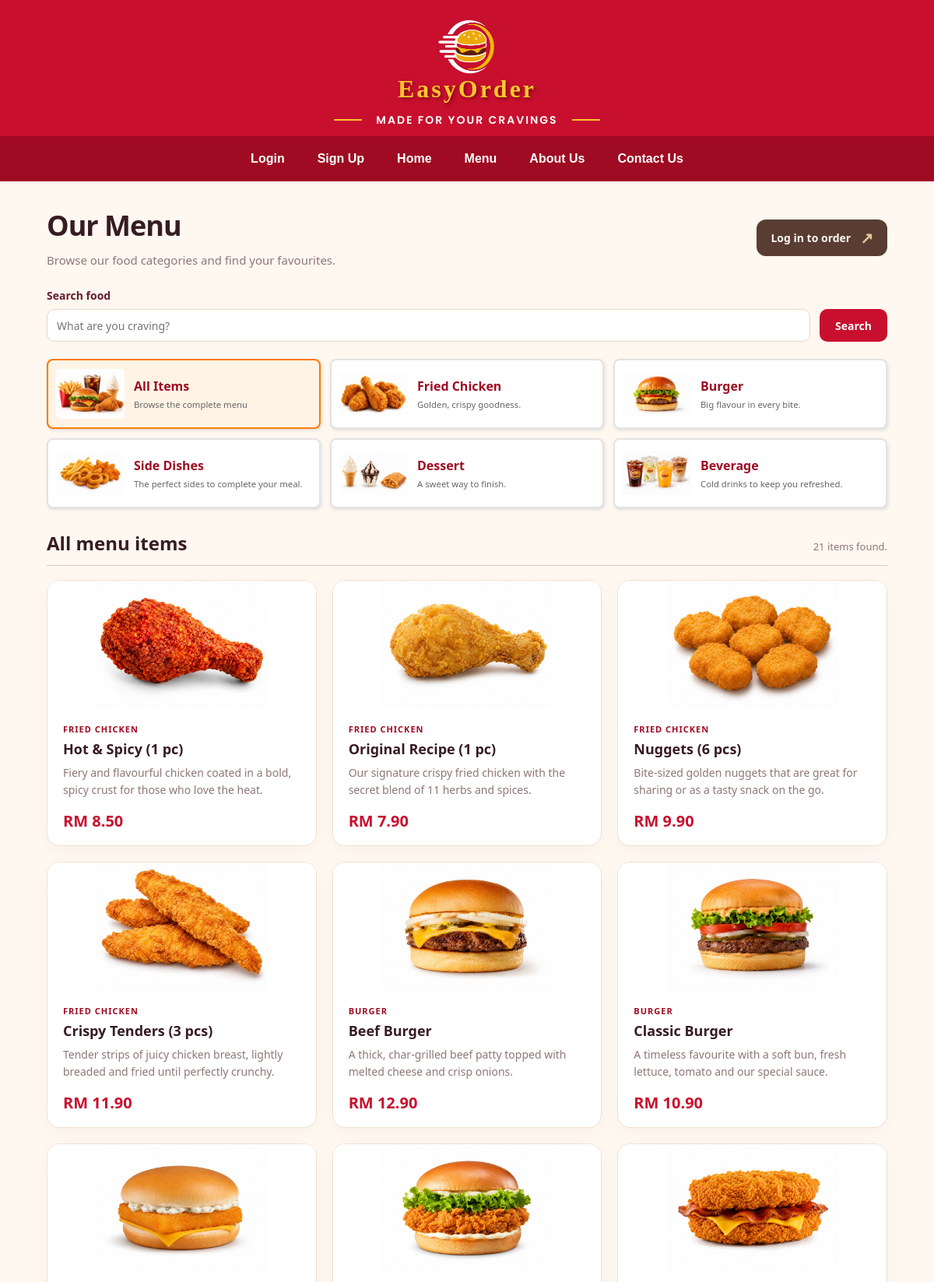
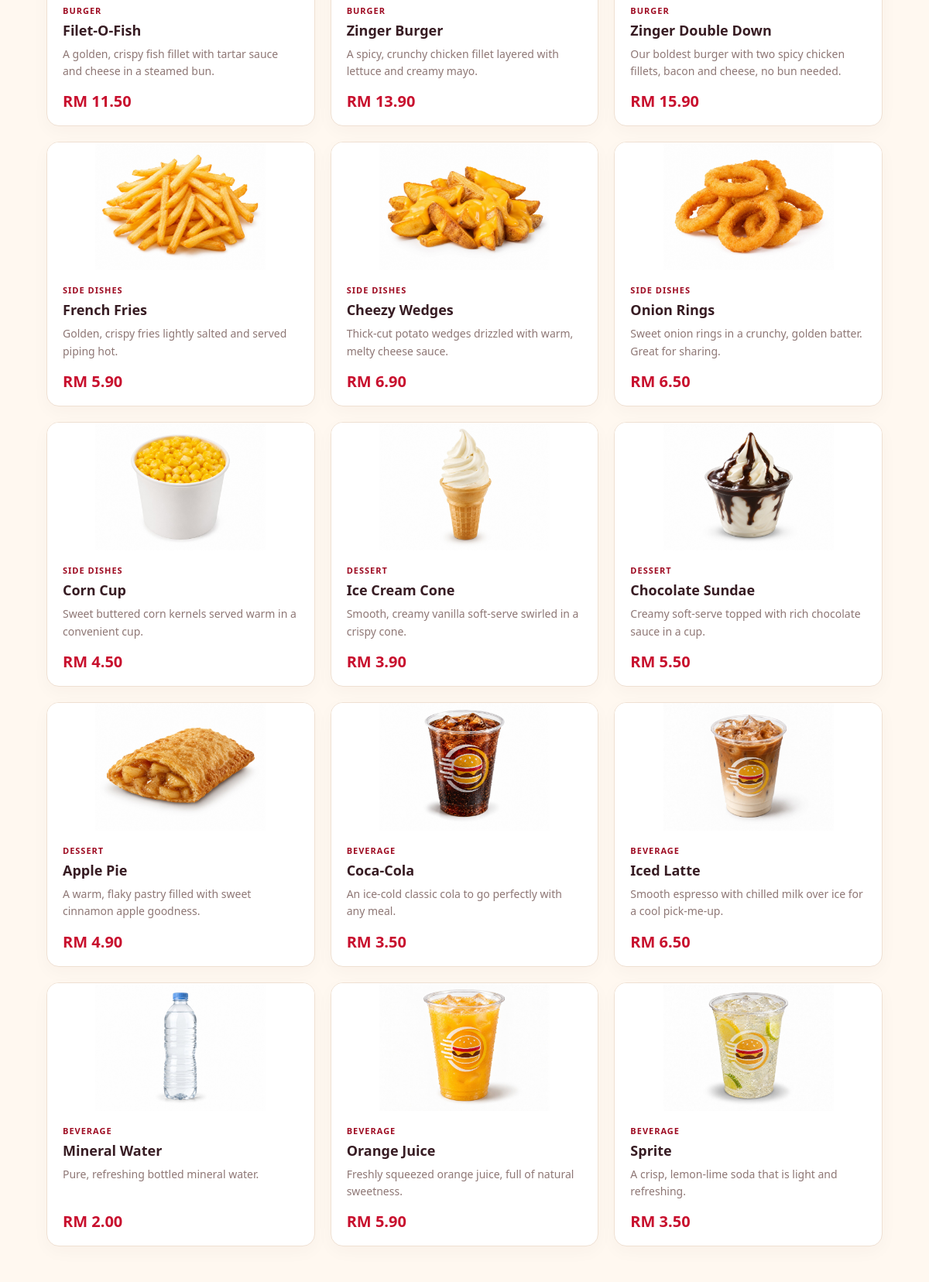
Page /guest_menu.php (upper part) on the committed database (2 pictures, top to bottom).
### tables this page shows
CREATE TABLE `category` (
  `category_id` char(5) NOT NULL,
  `category_name` varchar(50) NOT NULL,
  `category_desc` varchar(100) NOT NULL,
  `category_status` varchar(10) NOT NULL,
  `category_isDelete` int(1) NOT NULL DEFAULT 0
);

CREATE TABLE `product` (
  `product_id` char(5) NOT NULL,
  `product_name` varchar(100) NOT NULL,
  `product_desc` varchar(255) NOT NULL DEFAULT '',
  `product_image` varchar(255) NOT NULL DEFAULT 'image/logo.jpg',
  `product_category` varchar(50) NOT NULL,
  `product_price` decimal(5,2) NOT NULL,
  `product_stock` int(4) NOT NULL,
  `product_status` varchar(20) NOT NULL,
  `product_isDelete` int(1) NOT NULL DEFAULT 0
);

### product_catalog_helpers.php (called while the page is built, shortened)
<?php
function catalog_h($value)
{
	return htmlspecialchars((string)$value,ENT_QUOTES,"UTF-8");
}
function catalog_product_image($stored_path)
{
	$path = str_replace("\\","/",trim((string)$stored_path));
	if(preg_match("#^image/[A-Za-z0-9._-]+$#",$path)===1)
	{
		return $path;
	}
	return "image/logo.jpg";
}
function catalog_public_categories($connect)
{
	$images = array(
		"Fried Chicken" => array("cat-chicken.jpg","Golden, crispy goodness."),
		"Burger" => array("cat-burger.jpg","Big flavour in every bite."),
		"Side Dishes" => array("cat-sides.jpg","The perfect sides to complete your meal."),
		"Dessert" => array("cat-dessert.jpg","A sweet way to finish."),
		"Beverage" => array("cat-beverage.jpg","Cold drinks to keep you refreshed.")
	);
	$result = mysqli_query($connect,"SELECT category_id,category_name FROM category
		WHERE category_isDelete=0 AND category_status='Active'
		AND category_name IN ('Fried Chicken','Burger','Side Dishes','Dessert','Beverage')
		ORDER BY FIELD(category_name,'Fried Chicken','Burger','Side Dishes','Dessert','Beverage')");
	$categories = array();
	while($category = mysqli_fetch_assoc($result))
	{
		$meta = $images[$category["category_name"]];
		$category["image"] = "image/".$meta[0];
		$category["description"] = $meta[1];
		$categories[] = $category;
	}
	return $categories;
}

### guest_menu.php (the view, shortened to what this page needs)
<?php
require_once(__DIR__."/customer_navigation.php");
require_once(__DIR__."/product_catalog_helpers.php");
$categories = catalog_public_categories($connect);
$category_lookup = array();
foreach($categories as $category) $category_lookup[$category["category_id"]] = $category;
$requested_category = isset($_GET["category"]) && is_string($_GET["category"]) ? trim($_GET["category"]) : "";
$selected_category = isset($category_lookup[$requested_category]) ? $requested_category : "";
$search_input = isset($_GET["search"]) && is_string($_GET["search"]) ? trim($_GET["search"]) : "";
$search_error = strlen($search_input)>100 ? "Search terms must contain 100 characters or fewer." : "";
$search_term = $search_error==="" ? $search_input : "";
$stmt = mysqli_prepare($connect,"SELECT p.product_name,p.product_desc,p.product_image,p.product_category,p.product_price
	FROM product p INNER JOIN category c ON c.category_name=p.product_category
	WHERE p.product_isDelete=0 AND p.product_status IN ('Active','Out of Stock')
	AND c.category_isDelete=0 AND c.category_status='Active'
	AND c.category_name IN ('Fried Chicken','Burger','Side Dishes','Dessert','Beverage')
	AND (?='' OR c.category_id=?)
	AND (?='' OR p.product_name LIKE CONCAT('%',?,'%') OR p.product_desc LIKE CONCAT('%',?,'%'))
	ORDER BY FIELD(c.category_name,'Fried Chicken','Burger','Side Dishes','Dessert','Beverage'),
	CASE p.product_name
		WHEN 'Hot & Spicy (1 pc)' THEN 1
		WHEN 'Original Recipe (1 pc)' THEN 2
		WHEN 'Nuggets (6 pcs)' THEN 3
		WHEN 'Crispy Tenders (3 pcs)' THEN 4
		WHEN 'French Fries' THEN 1
		WHEN 'Cheezy Wedges' THEN 2
		WHEN 'Onion Rings' THEN 3
		WHEN 'Corn Cup' THEN 4
		WHEN 'Ice Cream Cone' THEN 1
		WHEN 'Chocolate Sundae' THEN 2
		WHEN 'Apple Pie' THEN 3
		ELSE 1000
	END,p.product_name");
mysqli_stmt_bind_param($stmt,"sssss",$selected_category,$selected_category,$search_term,$search_term,$search_term);
mysqli_stmt_execute($stmt);
$result = mysqli_stmt_get_result($stmt);
$products = mysqli_fetch_all($result,MYSQLI_ASSOC);
$result_title = $selected_category!=="" ? $category_lookup[$selected_category]["category_name"] : "All menu items";
?>
<!DOCTYPE html>
<html lang="en">
<head>
<link rel="stylesheet" href="style.css?v=20261024-shell1">
<link rel="stylesheet" href="home_section.css?v=20261025-guest-espresso2">
</head>
<body class="eo-guest" data-session-aware>
<div id="navbar" class="customer-site-navbar">
</div>
<main class="eo-block">
<div class="eo-menu">
<section class="eo-menu-intro" aria-labelledby="guest-menu-title">
<div>
<h1 id="guest-menu-title">Our Menu</h1>
<p>Browse our food categories and find your favourites.</p>
</div>
<a class="eo-order-btn" href="login.php">Log in to order <span class="eo-action-arrow" aria-hidden="true">↗</span></a>
</section>
<form class="eo-menu-search" action="guest_menu.php" method="get" role="search">
<label for="guest-menu-search">Search food
<input type="search" id="guest-menu-search" name="search" maxlength="100" placeholder="What are you craving?" value="<?php echo catalog_h($search_input); ?>">
</label>
<button type="submit">Search</button>
</form>
<nav class="eo-menu-filters catalog-category-grid" aria-label="Food categories">
<a class="eo-menu-filter catalog-filter-card<?php echo $selected_category==="" ? " catalog-filter-active" : ""; ?>" href="guest_menu.php<?php echo $search_term!=="" ? "?search=".rawurlencode($search_term) : ""; ?>#guest-menu-products"<?php echo $selected_category==="" ? ' aria-current="page"' : ""; ?>><img src="image/all-items.jpg" alt=""><span><strong>All Items</strong><small>Browse the complete menu</small></span></a>
<?php foreach($categories as $category) { $filter_query = array("category"=>$category["category_id"]); if($search_term!=="") $filter_query["search"] = $search_term; ?>
<a class="eo-menu-filter catalog-filter-card<?php echo $selected_category===$category["category_id"] ? " catalog-filter-active" : ""; ?>" href="guest_menu.php?<?php echo catalog_h(http_build_query($filter_query)); ?>#guest-menu-products"<?php echo $selected_category===$category["category_id"] ? ' aria-current="page"' : ""; ?>>
<img src="<?php echo catalog_h($category["image"]); ?>" alt="">
<span><strong><?php echo catalog_h($category["category_name"]); ?></strong><small><?php echo catalog_h($category["description"]); ?></small></span>
</a>
<?php } ?>
</nav>
<section class="eo-menu-results" id="guest-menu-products" aria-labelledby="guest-menu-results-title">
<div class="eo-menu-results-heading">
<h2 id="guest-menu-results-title"><?php echo catalog_h($result_title); ?></h2>
<p><?php echo count($products); ?> item<?php echo count($products)===1 ? "" : "s"; ?> found.</p>
</div>
<?php if(count($products)>0) { ?>
<div class="eo-menu-products">
<?php foreach($products as $product) { ?>
<article class="eo-menu-food">
<img src="<?php echo catalog_h(catalog_product_image($product["product_image"])); ?>" alt="<?php echo catalog_h($product["product_name"]); ?>">
<div class="eo-menu-food-copy">
<p class="eo-menu-food-category"><?php echo catalog_h($product["product_category"]); ?></p>
<h3><?php echo catalog_h($product["product_name"]); ?></h3>
<p class="eo-menu-food-description"><?php echo catalog_h($product["product_desc"]); ?></p>
<p class="eo-menu-food-price">RM <?php echo number_format((float)$product["product_price"],2); ?></p>
</div>
</article>
<?php } ?>
</div>
<?php } ?>
</section>
</div>
</main>
</body>
</html>

### style.css (style rules this page uses)
* { font-family:Arial; }
body { background-color:#FFF8F0; color:#333333; margin:0px; }
#navbar { background-color:#9E0B22; text-align:center; display:flex; justify-content:center; align-items:center; flex-wrap:wrap; padding:10px 0px 10px 0px; }
.catalog-category-grid { display:grid; grid-template-columns:repeat(3,1fr); gap:12px; margin:22px 0px 28px 0px; }
.catalog-filter-card { display:flex; align-items:center; gap:12px; box-sizing:border-box; min-height:90px; background-color:#FFFFFF; border:2px solid #E3E3E3; border-radius:8px; color:#333333; text-decoration:none; padding:10px; box-shadow:1px 2px 4px #DDDDDD; }
.catalog-filter-card:hover, .catalog-filter-active { border-color:#FF7A00; background-color:#FFF3E6; }
.catalog-filter-card img { width:88px; height:64px; object-fit:contain; object-position:center; background-color:#FFFFFF; border-radius:5px; }
.catalog-filter-card span { display:block; min-width:0px; }
.catalog-filter-card strong { display:block; color:#9E0B22; margin-bottom:5px; }
.catalog-filter-card small { display:block; color:#666666; font-size:8.5pt; line-height:1.35; }
#navbar.customer-site-navbar { padding-top:8px; padding-bottom:8px; }

### rows in the picture
category: shows a picture, category_name "Fried Chicken", description "Golden, crispy goodness."
category: shows a picture, category_name "Burger", description "Big flavour in every bite."
category: shows a picture, category_name "Side Dishes", description "The perfect sides to complete your meal."
category: shows a picture, category_name "Dessert", description "A sweet way to finish."
category: shows a picture, category_name "Beverage", description "Cold drinks to keep you refreshed."
product: product_image (picture), product_category "FRIED CHICKEN", product_name "Hot & Spicy (1 pc)", product_desc "Fiery and flavourful chicken coated in a bold, spicy crust for those who love the heat.", product_price "8.50"
product: product_image (picture), product_category "FRIED CHICKEN", product_name "Original Recipe (1 pc)", product_desc "Our signature crispy fried chicken with the secret blend of 11 herbs and spices.", product_price "7.90"
product: product_image (picture), product_category "FRIED CHICKEN", product_name "Nuggets (6 pcs)", product_desc "Bite-sized golden nuggets that are great for sharing or as a tasty snack on the go.", product_price "9.90"
product: product_image (picture), product_category "FRIED CHICKEN", product_name "Crispy Tenders (3 pcs)", product_desc "Tender strips of juicy chicken breast, lightly breaded and fried until perfectly crunchy.", product_price "11.90"
product: product_image (picture), product_category "BURGER", product_name "Beef Burger", product_desc "A thick, char-grilled beef patty topped with melted cheese and crisp onions.", product_price "12.90"
product: product_image (picture), product_category "BURGER", product_name "Classic Burger", product_desc "A timeless favourite with a soft bun, fresh lettuce, tomato and our special sauce.", product_price "10.90"
product: product_image (picture), product_category "BURGER", product_name "Filet-O-Fish", product_desc "A golden, crispy fish fillet with tartar sauce and cheese in a steamed bun.", product_price "11.50"
product: product_image (picture), product_category "BURGER", product_name "Zinger Burger", product_desc "A spicy, crunchy chicken fillet layered with lettuce and creamy mayo.", product_price "13.90"
product: product_image (picture), product_category "BURGER", product_name "Zinger Double Down", product_desc "Our boldest burger with two spicy chicken fillets, bacon and cheese, no bun needed.", product_price "15.90"
product: product_image (picture), product_category "SIDE DISHES", product_name "French Fries", product_desc "Golden, crispy fries lightly salted and served piping hot.", product_price "5.90"
product: product_image (picture), product_category "SIDE DISHES", product_name "Cheezy Wedges", product_desc "Thick-cut potato wedges drizzled with warm, melty cheese sauce.", product_price "6.90"
product: product_image (picture), product_category "SIDE DISHES", product_name "Onion Rings", product_desc "Sweet onion rings in a crunchy, golden batter. Great for sharing.", product_price "6.50"
product: product_image (picture), product_category "SIDE DISHES", product_name "Corn Cup", product_desc "Sweet buttered corn kernels served warm in a convenient cup.", product_price "4.50"
product: product_image (picture), product_category "DESSERT", product_name "Ice Cream Cone", product_desc "Smooth, creamy vanilla soft-serve swirled in a crispy cone.", product_price "3.90"
product: product_image (picture), product_category "DESSERT", product_name "Chocolate Sundae", product_desc "Creamy soft-serve topped with rich chocolate sauce in a cup.", product_price "5.50"
product: product_image (picture), product_category "DESSERT", product_name "Apple Pie", product_desc "A warm, flaky pastry filled with sweet cinnamon apple goodness.", product_price "4.90"
product: product_image (picture), product_category "BEVERAGE", product_name "Coca-Cola", product_desc "An ice-cold classic cola to go perfectly with any meal.", product_price "3.50"
product: product_image (picture), product_category "BEVERAGE", product_name "Iced Latte", product_desc "Smooth espresso with chilled milk over ice for a cool pick-me-up.", product_price "6.50"
product: product_image (picture), product_category "BEVERAGE", product_name "Mineral Water", product_desc "Pure, refreshing bottled mineral water.", product_price "2.00"
product: product_image (picture), product_category "BEVERAGE", product_name "Orange Juice", product_desc "Freshly squeezed orange juice, full of natural sweetness.", product_price "5.90"
product: product_image (picture), product_category "BEVERAGE", product_name "Sprite", product_desc "A crisp, lemon-lime soda that is light and refreshing.", product_price "3.50"

### other values in the picture
$link[1] "Login"
$link[1] "Sign Up"
$link[1] "Home"
$link[1] "Menu"
$link[1] "About Us"
$link[1] "Contact Us"
catalog_h($result_title) "All menu items"
count($products) "21"
